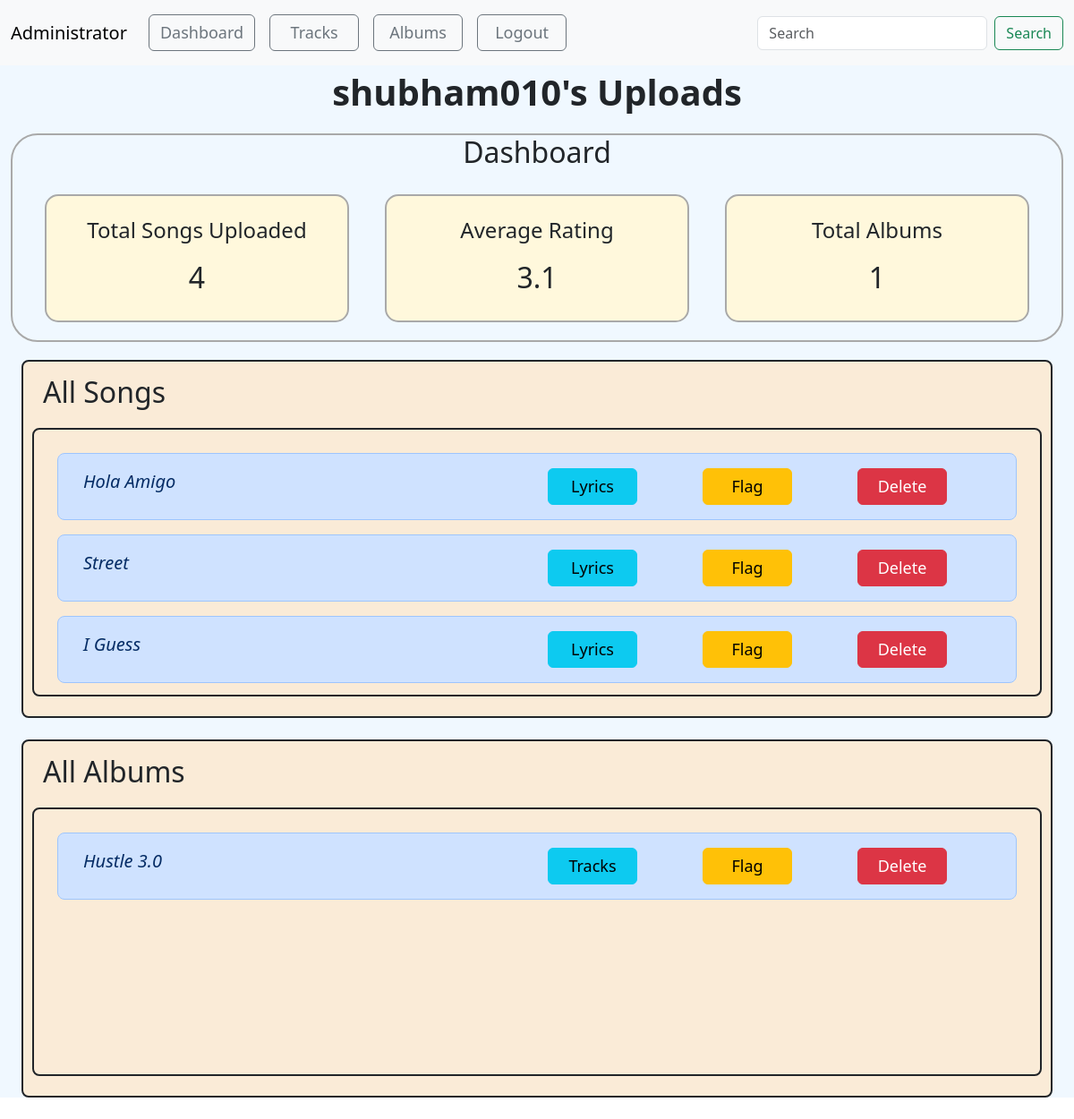
The page /creator_uploads/1/1 on the database as committed earlier.
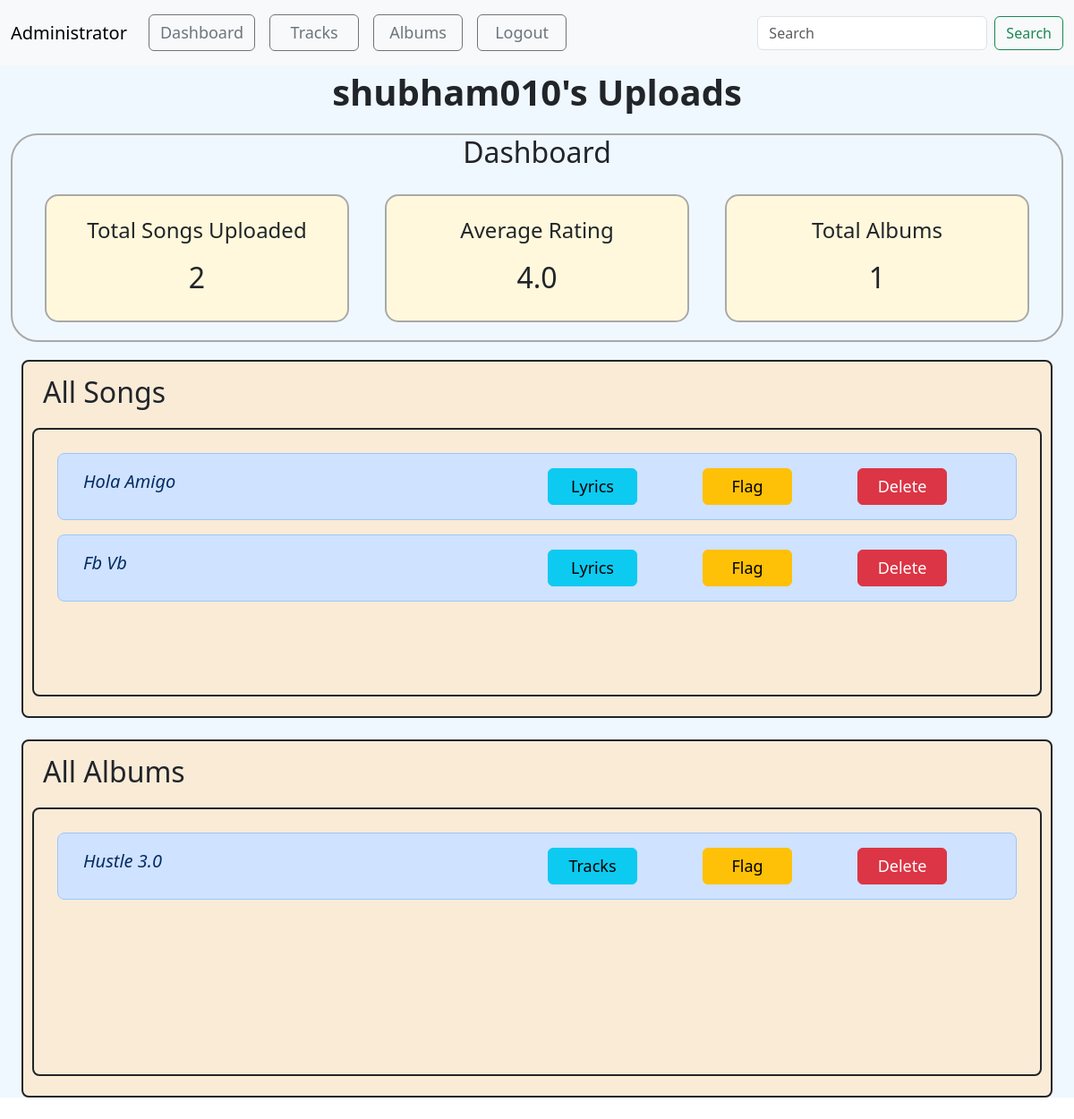
The same page on the database as committed later.
### model1.py (models this page shows, shortened)
class User(db.Model):
    user_id = db.Column(db.Integer(), primary_key=True)
    username = db.Column(db.String(80), nullable=False, unique=True)
    email = db.Column(db.String(120), unique=True, nullable=False)
    password = db.Column(db.String(255), nullable=False)
    user_role_name = db.Column(db.String(20), nullable=False ,default="general_user")
    user_role_id = db.Column(db.Integer(), default=0, nullable=False) #(for normal user = 0 ; for creator = 1 )
    isloggedin = db.Column(db.Boolean(),default=False,nullable=False)
    user_flag = db.Column(db.Boolean,default=False)

class Song(db.Model):
    song_id = db.Column(db.Integer, primary_key=True)
    song_name = db.Column(db.String(100), nullable=False)
    song_artist = db.Column(db.String(100))
    song_language = db.Column(db.String(30))
    song_genre = db.Column(db.String(50))
    song_lyrics = db.Column(db.Text())   # variable string size
    song_duration = db.Column(db.Integer)  # in seconds
    release_date = db.Column(db.String(20))
    creator_id = db.Column(db.Integer, db.ForeignKey("user.user_id"), nullable=False)
    album_id = db.Column(db.Integer, db.ForeignKey("album.album_id") ,default=None)
    song_path = db.Column(db.String(255),default=None)
    song_thumbnail = db.Column(db.String(255),default=None)
    song_play_count = db.Column(db.Integer, default=0)
    song_flag = db.Column(db.Boolean,default=False)
    song_avg_rating = db.Column(db.Float(), default=0) # included later during devlopement
    creator = db.relationship("User", backref="songs")
    ratings= db.relationship("Rating",backref="song",cascade="all, delete")

class Album(db.Model):
    album_id = db.Column(db.Integer, primary_key=True)
    album_name = db.Column(db.String(100), nullable=False)
    album_genre = db.Column(db.String(50))
    album_artist = db.Column(db.String(100))
    creator_id = db.Column(db.Integer, db.ForeignKey("user.user_id"))
    album_thumbnail = db.Column(db.String(255))
    album_flag = db.Column(db.Boolean,default=False)
    songs = db.relationship("Song", backref="albums",cascade="all, delete")
    creator = db.relationship("User", backref="albums")

### app.py (the view)
@app.route("/creator_uploads/<int:a_id>/<int:c_id>")
def creator_uploads(a_id,c_id):
    user = User.query.get(c_id)
    admin = Admin.query.get(a_id)
    songs = Song.query.filter(Song.creator_id==c_id).all()
    albums = Album.query.filter(Album.creator_id==c_id).all()
    avg_rating=0
    sum_ratings=0
    if songs:
        for song in songs :
            sum_ratings += song.song_avg_rating
        avg_rating=round(sum_ratings/len(songs),1)
    return render_template("admin_creator_uploads.html",songs =songs,albums=albums , admin=admin,creator=user ,avg_rating=avg_rating)

### app.py (called while the page is built)
@app.context_processor
def search_processor():
    return {'searched': request.form.get("searched")}

### templates/admin_creator_uploads.html (shortened to what this page needs)
<!doctype html>
<html lang="en">
<head>
    <link href="https://cdn.jsdelivr.net/npm/bootstrap@5.3.2/dist/css/bootstrap.min.css" rel="stylesheet"
>
</head>
<body>
    <nav class="navbar navbar-expand-lg bg-body-tertiary sticky-sm-top">
        <div class="container-fluid">
          <a class="navbar-brand" href="/admin_songs/{{admin.admin_id}}">Administrator</a>
          <div class="collapse navbar-collapse" id="navbarTogglerDemo02">
            <ul class="navbar-nav me-auto mb-2 mb-lg-0">
              <li class="nav-item">
                <a style="width: auto; margin:auto; font-size:large;" type="button" class="btn btn-outline-secondary m-2" href="/admin_home/{{admin.admin_id}}">Dashboard</a>
              </li>
              <li class="nav-item">
                <a style="width: 100px; font-size:large;" type="button" class="btn btn-outline-secondary m-2" href="/admin_songs/{{admin.admin_id}}">Tracks</a>
              </li>
              <li class="nav-item">
                <a style="width: 100px; font-size:large;" type="button" class=" btn btn-outline-secondary m-2" href="/admin_albums/{{admin.admin_id}}">Albums</a>
              </li>
              <li class="nav-item">
                <a style="width: 100px; font-size:large;" class=" btn btn-outline-secondary m-2" href="/admin_logout/{{admin.admin_id}}">Logout</a>
            </li>
            </ul>
            <form class="d-flex" role="search" action="/search_admin/{{admin.admin_id}}" method="post">
              <input class="form-control me-2" type="search" placeholder="Search" aria-label="Search" name="searched" >
              <button class="btn btn-outline-success" type="submit">Search</button>
            </form>
          </div>
        </div>
      </nav>
<div class="container-fluid songs albums min-vh-100">
    <header>
        <p class="heading fs-1 fw-semibold text-center">{{creator.username}}'s Uploads</p>
    </header>
    <div class="dashboard">
        <h2>Dashboard</h2>
        <div class="container text-center">
            <div class="row">
                <div class="col" id="dashboard-1">
                    <p style="font-size:x-large;">Total Songs Uploaded</p>
                    <h2>{{songs|length}}</h2>
                </div>
                <div class="col" id="dashboard-1">
                    <p style="font-size:x-large;">Average Rating</p>
                    <h2>{{avg_rating}}</h2>
                </div>
                <div class="col" id="dashboard-1">
                    <p style="font-size:x-large;">Total Albums </p>
                    <h2>{{albums|length}}</h2>
                </div>
            </div>
        </div>
    </div>
    <div class="container-fluid ">
        {% if songs|length == 0 %}
            <p>No Songs Availaible</p>
        {% else %}
            <div class="container-fluid border border border-2 rounded-3 border-dark mb-4 overflow-auto" id="songs" >
                <div class="container-fluid sticky-sm-top">
                    <p class="text-capitalize fs-2 ">all songs</p>
                </div>
                <div class="song container border border-2 rounded-3 border-dark m-auto overflow-auto">
                    {% for song in songs %}
                        <div class="row m-3 p-3 text-primary-emphasis bg-primary-subtle border border-primary-subtle rounded-3">
                            <div class="col-6 text-capitalize fs-5 fst-italic">{{song.song_name}}</div>
                            <div class="col"><a class="btn btn-info" href="/admin_song_lyrics/{{admin.admin_id}}/{{song.song_id}}" role="button" style="width: 100px; font-size:large;" >Lyrics</a></div>
                            {% if song.song_flag == false %}
                            <div class="col"><a class="btn btn-warning" href="/flag_song/{{admin.admin_id}}/{{song.song_id}}" role="button" style="width: 100px; font-size:large;">Flag</a></div>
                            {% else %}
                            <div class="col"><a class="btn btn-warning" href="/flag_song/{{admin.admin_id}}/{{song.song_id}}" role="button" style="width: 100px; font-size:large;">Unflag</a></div>
                            {% endif %}
                            <div class="col"><a class="btn btn-danger" href="/admin_delete_song/{{admin.admin_id}}/{{song.song_id}}" role="button" style="width: 100px; font-size:large;">Delete</a></div>
                        </div>
                    {% endfor %}
                </div>
            </div>
        {% endif %}
        {% if albums|length == 0 %}
        <p>No Album Availaible</p>
        {% else %}
            <div class="container-fluid border border border-2 rounded-3 border-dark mb-4 overflow-auto" id="albums" >
                <div class="container-fluid sticky-sm-top">
                    <p class="text-capitalize fs-2 ">all albums</p>
                </div>
                <div class="album container border border-2 rounded-3 border-dark m-auto overflow-auto">
                    {% for album in albums %}
                        <div class="row m-3 p-3 text-primary-emphasis bg-primary-subtle border border-primary-subtle rounded-3">
                            <div class="col-6 text-capitalize fs-5 fst-italic">{{album.album_name}}</div>
                            <div class="col"><a class="btn btn-info" href="/admin_album_songs/{{admin.admin_id}}/{{album.album_id}}" role="button" style="width: 100px; font-size:large;" >Tracks</a></div>
                            {% if album.album_flag == false %}
                            <div class="col"><a class="btn btn-warning" href="/flag_album/{{admin.admin_id}}/{{album.album_id}}" role="button" style="width: 100px; font-size:large;">Flag</a></div>
                            {% else %}
                            <div class="col"><a class="btn btn-warning" href="/flag_album/{{admin.admin_id}}/{{album.album_id}}" role="button" style="width: 100px; font-size:large;">Unflag</a></div>
                            {% endif %}
                            <div class="col"><a class="btn btn-danger" href="/admin_delete_album/{{admin.admin_id}}/{{album.album_id}}" role="button" style="width: 100px; font-size:large;">Delete</a></div>
                        </div>
                    {% endfor %}
                </div>
            </div>
        {% endif %}
    </div>
</div>
</body>
</html>

### templates/admin_creator_uploads.html (style rules this page uses)
#songs { background-color: antiquewhite; padding: 10px; height: 400px; overflow: auto; }
.song { padding: 10px; height: 300px; overflow: auto; }
.songs { background-color: aliceblue; }
#albums { background-color: antiquewhite; padding: 10px; height: 400px; overflow: auto; }
.album { padding: 10px; height: 300px; overflow: auto; }
.albums { background-color: aliceblue; }
.dashboard { width: auto; border: 2px solid darkgray; border-radius: 30px; background-color: aliceblue; text-align: center; text-transform: capitalize; overflow: auto; margin-bottom: 20px; }
#dashboard-1 { width: 100px; background-color: cornsilk; border: 2px solid darkgray; margin: 20px; border-radius: 15px; padding: 20px; }

Rows that differ between the two databases and show on the page:
removed Song: song_name "Street", {{ admin.admin_id }} 1 (drawn)
removed Song: song_name "I Guess", {{ admin.admin_id }} 1 (drawn)
added Song: song_name "Fb Vb", {{ admin.admin_id }} 1 (drawn)
Other text that changed with them:
{{ songs|length }}: "4" → "2"
{{ avg_rating }}: "3.1" → "4.0"
